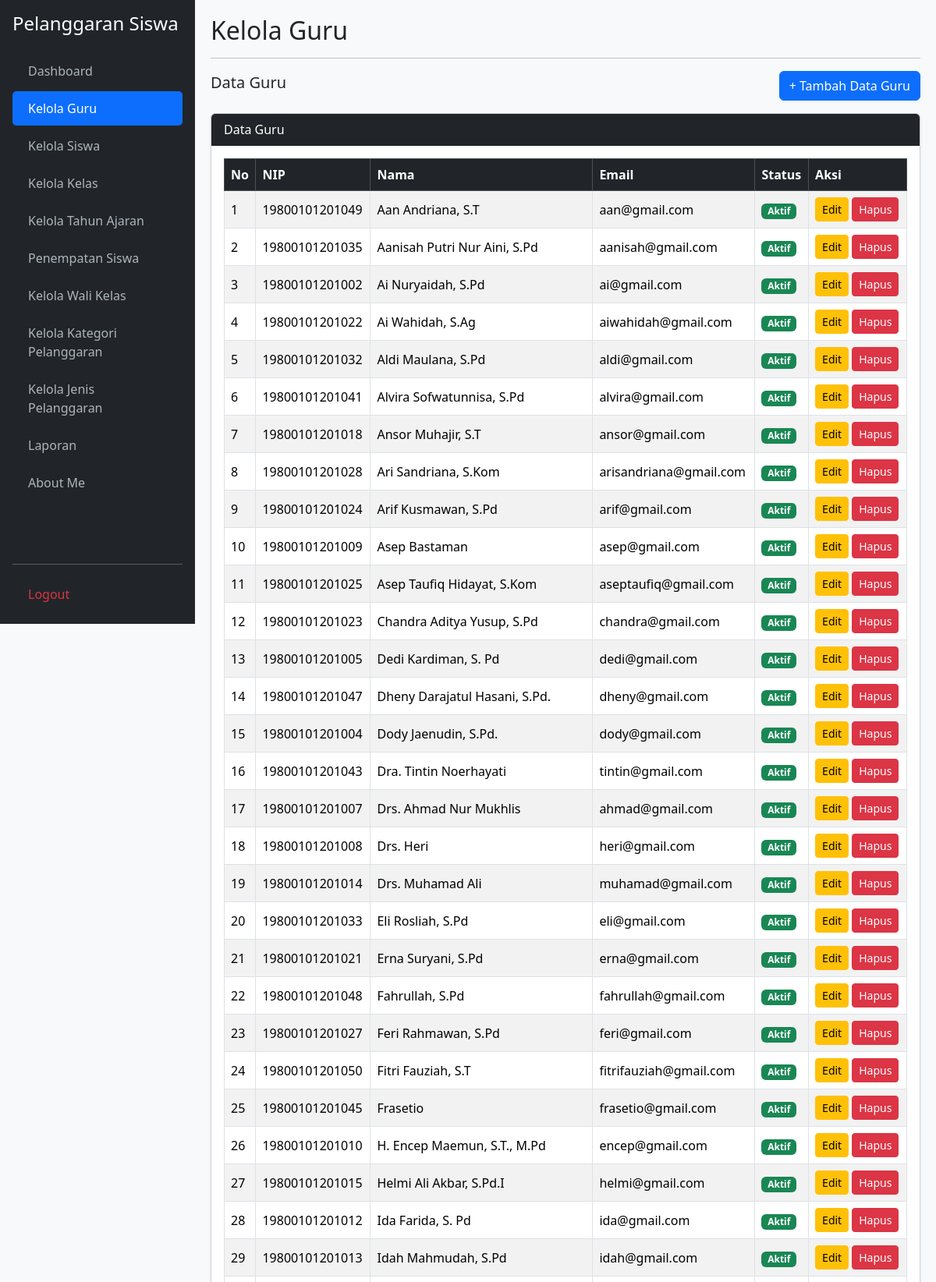
The page /kelola_guru.php (signed in, upper part) on the database its author committed.
### tables this page shows
CREATE TABLE `t_guru` (
  `id` int(11) NOT NULL,
  `nip` varchar(30) DEFAULT NULL,
  `nama` varchar(150) NOT NULL,
  `email` varchar(150) DEFAULT NULL,
  `status_aktif` tinyint(1) DEFAULT 1,
  `user_id` int(11) DEFAULT NULL,
  `created_at` timestamp NULL DEFAULT NULL,
  `updated_at` timestamp NULL DEFAULT NULL
);

### kelola_guru.php (the view, shortened to what this page needs)
<?php
require_once 'koneksi.php';
$aksi = $_GET['aksi'] ?? '';
$edit_id = $_GET['edit'] ?? '';
$edit = $edit_id ? mysqli_fetch_assoc(mysqli_query($koneksi, "SELECT * FROM t_guru WHERE id='$edit_id'")) : null;
$data = mysqli_query($koneksi, "SELECT * FROM t_guru ORDER BY nama ASC");
?>
<!DOCTYPE html>
<html lang="id">
<head>
    <link href="https://cdn.jsdelivr.net/npm/bootstrap@5.3.3/dist/css/bootstrap.min.css" rel="stylesheet">
    <link href="https://cdn.datatables.net/2.3.4/css/dataTables.bootstrap5.min.css" rel="stylesheet">
</head>
<body>
<div class="sidebar d-flex flex-column p-3">
    <h4 class="text-white mb-4">Pelanggaran Siswa</h4>
    <ul class="nav nav-pills flex-column mb-auto">
        <li class="nav-item mb-1"><a href="dashboard.php">Dashboard</a></li>
        <li class="nav-item mb-1"><a href="kelola_guru.php" class="active">Kelola Guru</a></li>
        <li class="nav-item mb-1"><a href="kelola_siswa.php">Kelola Siswa</a></li>
        <li class="nav-item mb-1"><a href="kelola_kelas.php">Kelola Kelas</a></li>
        <li class="nav-item mb-1"><a href="kelola_tahun_ajaran.php">Kelola Tahun Ajaran</a></li>
        <li class="nav-item mb-1"><a href="penempatan_siswa.php">Penempatan Siswa</a></li>
        <li class="nav-item mb-1"><a href="kelola_wali_kelas.php">Kelola Wali Kelas</a></li>
        <li class="nav-item mb-1"><a href="kelola_kategori_pelanggaran.php">Kelola Kategori Pelanggaran</a></li>
        <li class="nav-item mb-1"><a href="kelola_jenis_pelanggaran.php">Kelola Jenis Pelanggaran</a></li>
        <li class="nav-item mb-1"><a href="laporan.php">Laporan</a></li>
        <li class="nav-item mb-1"><a href="about_me.php">About Me</a></li>
    </ul>
    <hr>
    <a href="logout.php" class="text-danger">Logout</a>
</div>
<div class="main-content">
    <h2 class="mb-3">
        <?= $edit ? 'Edit Data Guru' : ($aksi === 'tambah' ? 'Tambah Data Guru' : 'Kelola Guru'); ?>
    </h2>
    <hr>
    <?php if ($aksi === 'tambah' || $edit): ?>
        <div class="card shadow-sm mb-4">
            <div class="card-header bg-primary text-white">
                <?= $edit ? 'Edit Data Guru' : 'Tambah Data Guru'; ?>
            </div>
            <div class="card-body">
                <form method="POST">
                    <input type="hidden" name="id" value="<?= htmlspecialchars($edit['id'] ?? ''); ?>">
                    <div class="mb-3">
                        <label class="form-label">NIP</label>
                        <input type="text" name="nip" class="form-control"
                               value="<?= htmlspecialchars($edit['nip'] ?? ''); ?>"
                               maxlength="18"
                               oninput="this.value=this.value.replace(/[^0-9]/g,'').slice(0,18)"
                               required>
                    </div>
                    <div class="mb-3">
                        <label class="form-label">Nama</label>
                        <input type="text" name="nama" class="form-control"
                               value="<?= htmlspecialchars($edit['nama'] ?? ''); ?>"
                               required>
                    </div>
                    <div class="mb-3">
                        <label class="form-label">Email</label>
                        <input type="email" name="email" class="form-control"
                               value="<?= htmlspecialchars($edit['email'] ?? ''); ?>"
                               required>
                    </div>
                    <div class="mb-3">
                        <label class="form-label">Password Login</label>
                        <input type="password" name="password" class="form-control"
                               placeholder="<?= $edit ? 'Kosongkan jika tidak ingin mengubah password' : 'Masukkan password'; ?>">
                    </div>
                    <div class="mb-3">
                        <label class="form-label">Konfirmasi Password</label>
                        <input type="password" name="konfirmasi_password" class="form-control"
                               placeholder="Ulangi password">
                    </div>
                    <div class="mb-3">
                        <label class="form-label">Status Aktif</label>
                        <select name="status_aktif" class="form-select" required>
                            <option value="Aktif" <?= (($edit['status_aktif'] ?? 1) == 1) ? 'selected' : ''; ?>>Aktif</option>
                            <option value="Tidak Aktif" <?= (($edit['status_aktif'] ?? 1) == 0) ? 'selected' : ''; ?>>Tidak Aktif</option>
                        </select>
                    </div>
                    <button type="submit" name="simpan" class="btn btn-primary">
                        <?= $edit ? 'Update Data' : 'Simpan'; ?>
                    </button>
                    <a href="kelola_guru.php" class="btn btn-secondary">Batal</a>
                </form>
            </div>
        </div>
    <?php else: ?>
        <div class="d-flex justify-content-between align-items-center mb-3">
            <h5>Data Guru</h5>
            <a href="kelola_guru.php?aksi=tambah" class="btn btn-primary">
                + Tambah Data Guru
            </a>
        </div>
        <div class="card shadow-sm">
            <div class="card-header bg-dark text-white">
                Data Guru
            </div>
            <div class="card-body">
                <div class="table-responsive">
                    <table id="tabelGuru" class="table table-bordered table-striped table-hover align-middle w-100">
                        <thead class="table-dark">
                            <tr>
                                <th>No</th>
                                <th>NIP</th>
                                <th>Nama</th>
                                <th>Email</th>
                                <th>Status</th>
                                <th>Aksi</th>
                            </tr>
                        </thead>
                        <tbody>
                            <?php $no = 1; ?>
                            <?php while ($r = mysqli_fetch_assoc($data)): ?>
                                <tr>
                                    <td><?= $no++; ?></td>
                                    <td><?= htmlspecialchars($r['nip'] ?? ''); ?></td>
                                    <td><?= htmlspecialchars($r['nama'] ?? ''); ?></td>
                                    <td><?= htmlspecialchars($r['email'] ?? ''); ?></td>
                                    <td>
                                        <span class="badge bg-<?= (($r['status_aktif'] ?? 1) == 1) ? 'success' : 'secondary'; ?>">
                                            <?= (($r['status_aktif'] ?? 1) == 1) ? 'Aktif' : 'Tidak Aktif'; ?>
                                        </span>
                                    </td>
                                    <td>
                                        <div class="d-flex gap-1">
                                            <a href="kelola_guru.php?edit=<?= (int)$r['id']; ?>" class="btn btn-sm btn-warning">
                                                Edit
                                            </a>
                                            <a href="kelola_guru.php?hapus=<?= (int)$r['id']; ?>" class="btn btn-sm btn-danger"
                                               onclick="return confirm('Yakin ingin menghapus data guru ini?')">
                                                Hapus
                                            </a>
                                        </div>
                                    </td>
                                </tr>
                            <?php endwhile; ?>
                        </tbody>
                    </table>
                </div>
            </div>
        </div>
    <?php endif; ?>
</div>
</body>
</html>

### kelola_guru.php (style rules this page uses)
body { background-color: #f8f9fa; }
.sidebar { min-height: 100vh; background-color: #212529; color: #fff; position: fixed; width: 250px; top: 0; left: 0; overflow-y: auto; }
.sidebar a { color: #adb5bd; text-decoration: none; display: block; padding: 10px 20px; border-radius: 5px; }
.sidebar a:hover, .sidebar a.active { color: #fff; background-color: #0d6efd; }
.main-content { margin-left: 250px; padding: 20px; min-width: 0; }

### rows shown on the page
t_guru: nip "19800101201049", nama "Aan Andriana, S.T", email "aan@gmail.com", status_aktif "Aktif"
t_guru: nip "19800101201035", nama "Aanisah Putri Nur Aini, S.Pd", email "aanisah@gmail.com", status_aktif "Aktif"
t_guru: nip "19800101201002", nama "Ai Nuryaidah, S.Pd", email "ai@gmail.com", status_aktif "Aktif"
t_guru: nip "19800101201022", nama "Ai Wahidah, S.Ag", email "aiwahidah@gmail.com", status_aktif "Aktif"
t_guru: nip "19800101201032", nama "Aldi Maulana, S.Pd", email "aldi@gmail.com", status_aktif "Aktif"
t_guru: nip "19800101201041", nama "Alvira Sofwatunnisa, S.Pd", email "alvira@gmail.com", status_aktif "Aktif"
t_guru: nip "19800101201018", nama "Ansor Muhajir, S.T", email "ansor@gmail.com", status_aktif "Aktif"
t_guru: nip "19800101201028", nama "Ari Sandriana, S.Kom", email "arisandriana@gmail.com", status_aktif "Aktif"
t_guru: nip "19800101201024", nama "Arif Kusmawan, S.Pd", email "arif@gmail.com", status_aktif "Aktif"
t_guru: nip "19800101201009", nama "Asep Bastaman", email "asep@gmail.com", status_aktif "Aktif"
t_guru: nip "19800101201025", nama "Asep Taufiq Hidayat, S.Kom", email "aseptaufiq@gmail.com", status_aktif "Aktif"
t_guru: nip "19800101201023", nama "Chandra Aditya Yusup, S.Pd", email "chandra@gmail.com", status_aktif "Aktif"
t_guru: nip "19800101201005", nama "Dedi Kardiman, S. Pd", email "dedi@gmail.com", status_aktif "Aktif"
t_guru: nip "19800101201047", nama "Dheny Darajatul Hasani, S.Pd.", email "dheny@gmail.com", status_aktif "Aktif"
t_guru: nip "19800101201004", nama "Dody Jaenudin, S.Pd.", email "dody@gmail.com", status_aktif "Aktif"
t_guru: nip "19800101201043", nama "Dra. Tintin Noerhayati", email "tintin@gmail.com", status_aktif "Aktif"
t_guru: nip "19800101201007", nama "Drs. Ahmad Nur Mukhlis", email "ahmad@gmail.com", status_aktif "Aktif"
t_guru: nip "19800101201008", nama "Drs. Heri", email "heri@gmail.com", status_aktif "Aktif"
t_guru: nip "19800101201014", nama "Drs. Muhamad Ali", email "muhamad@gmail.com", status_aktif "Aktif"
t_guru: nip "19800101201033", nama "Eli Rosliah, S.Pd", email "eli@gmail.com", status_aktif "Aktif"
t_guru: nip "19800101201021", nama "Erna Suryani, S.Pd", email "erna@gmail.com", status_aktif "Aktif"
t_guru: nip "19800101201048", nama "Fahrullah, S.Pd", email "fahrullah@gmail.com", status_aktif "Aktif"
t_guru: nip "19800101201027", nama "Feri Rahmawan, S.Pd", email "feri@gmail.com", status_aktif "Aktif"
t_guru: nip "19800101201050", nama "Fitri Fauziah, S.T", email "fitrifauziah@gmail.com", status_aktif "Aktif"
t_guru: nip "19800101201045", nama "Frasetio", email "frasetio@gmail.com", status_aktif "Aktif"
t_guru: nip "19800101201010", nama "H. Encep Maemun, S.T., M.Pd", email "encep@gmail.com", status_aktif "Aktif"
t_guru: nip "19800101201015", nama "Helmi Ali Akbar, S.Pd.I", email "helmi@gmail.com", status_aktif "Aktif"
t_guru: nip "19800101201012", nama "Ida Farida, S. Pd", email "ida@gmail.com", status_aktif "Aktif"
t_guru: nip "19800101201013", nama "Idah Mahmudah, S.Pd", email "idah@gmail.com", status_aktif "Aktif"
